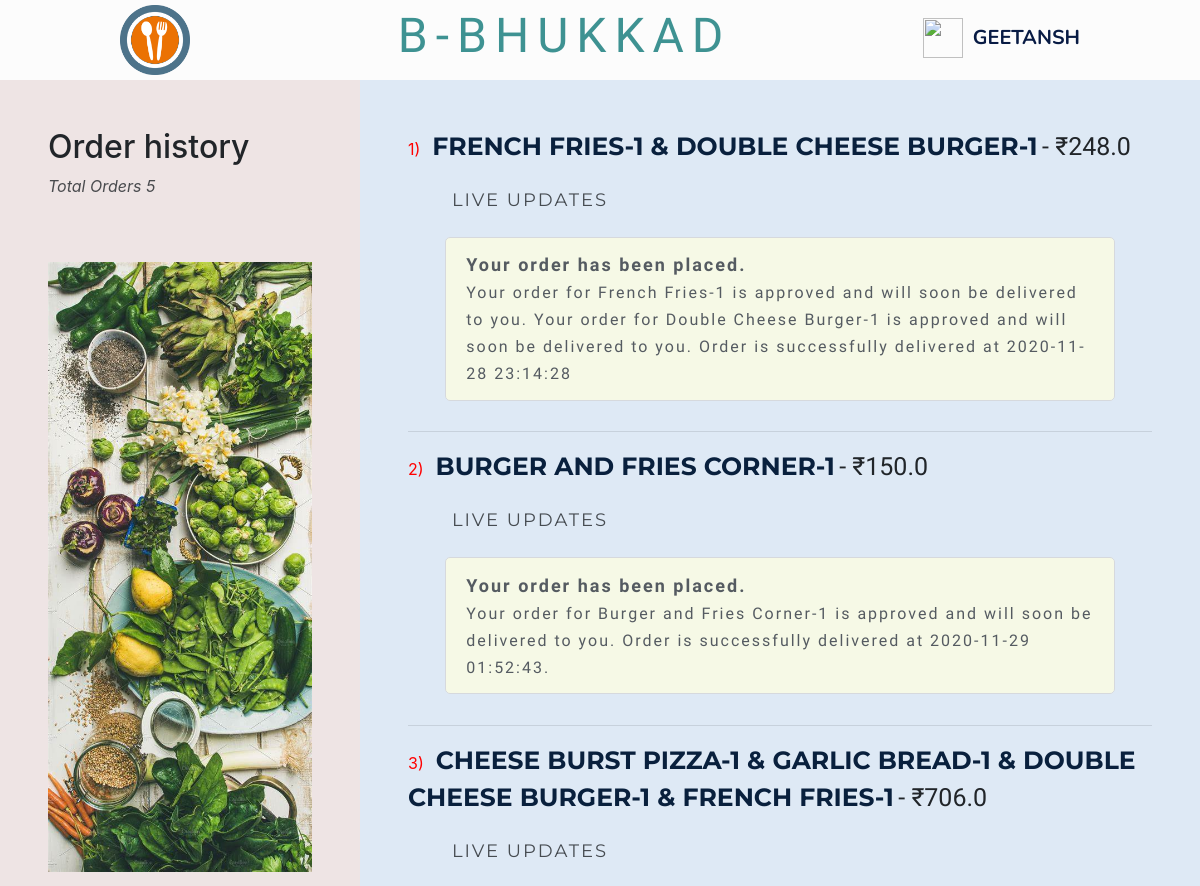
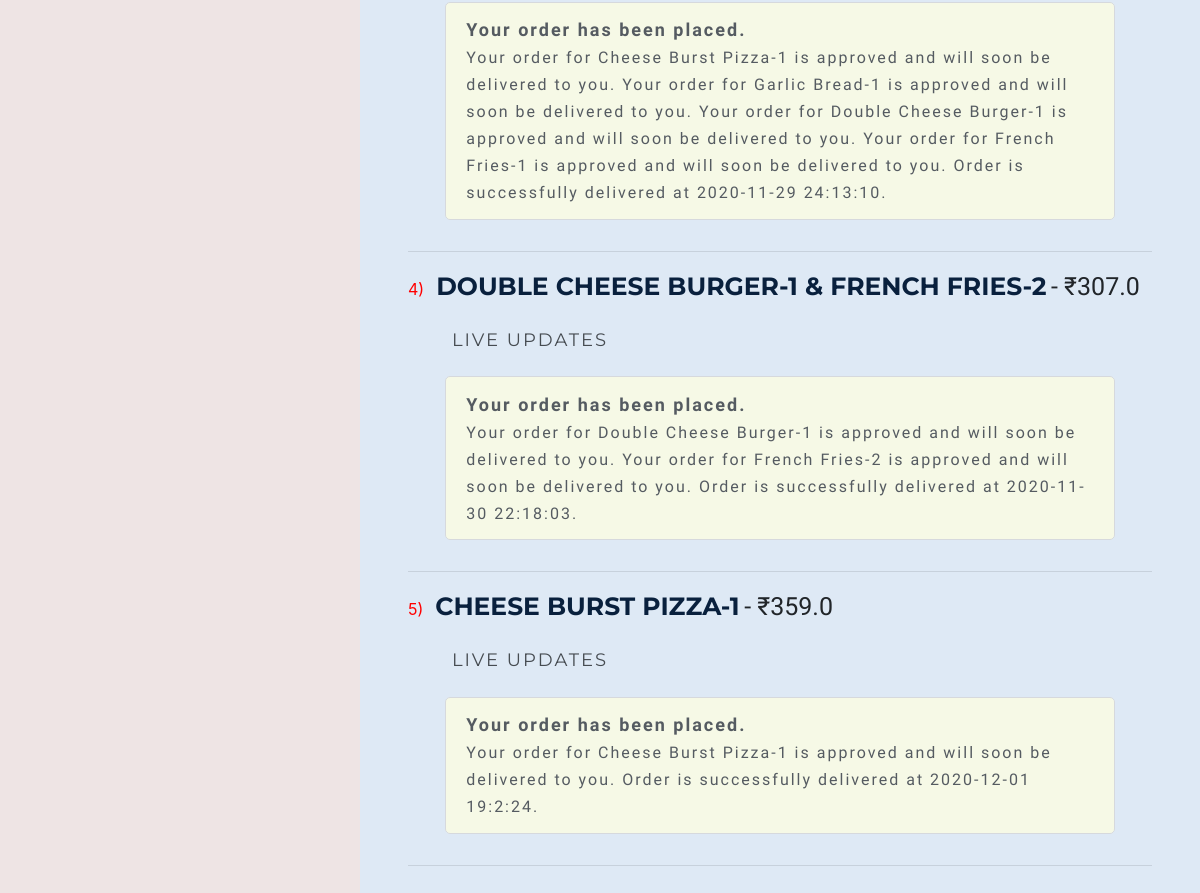
The page /history/ (signed in) on the database as committed earlier (2 pictures, top to bottom).
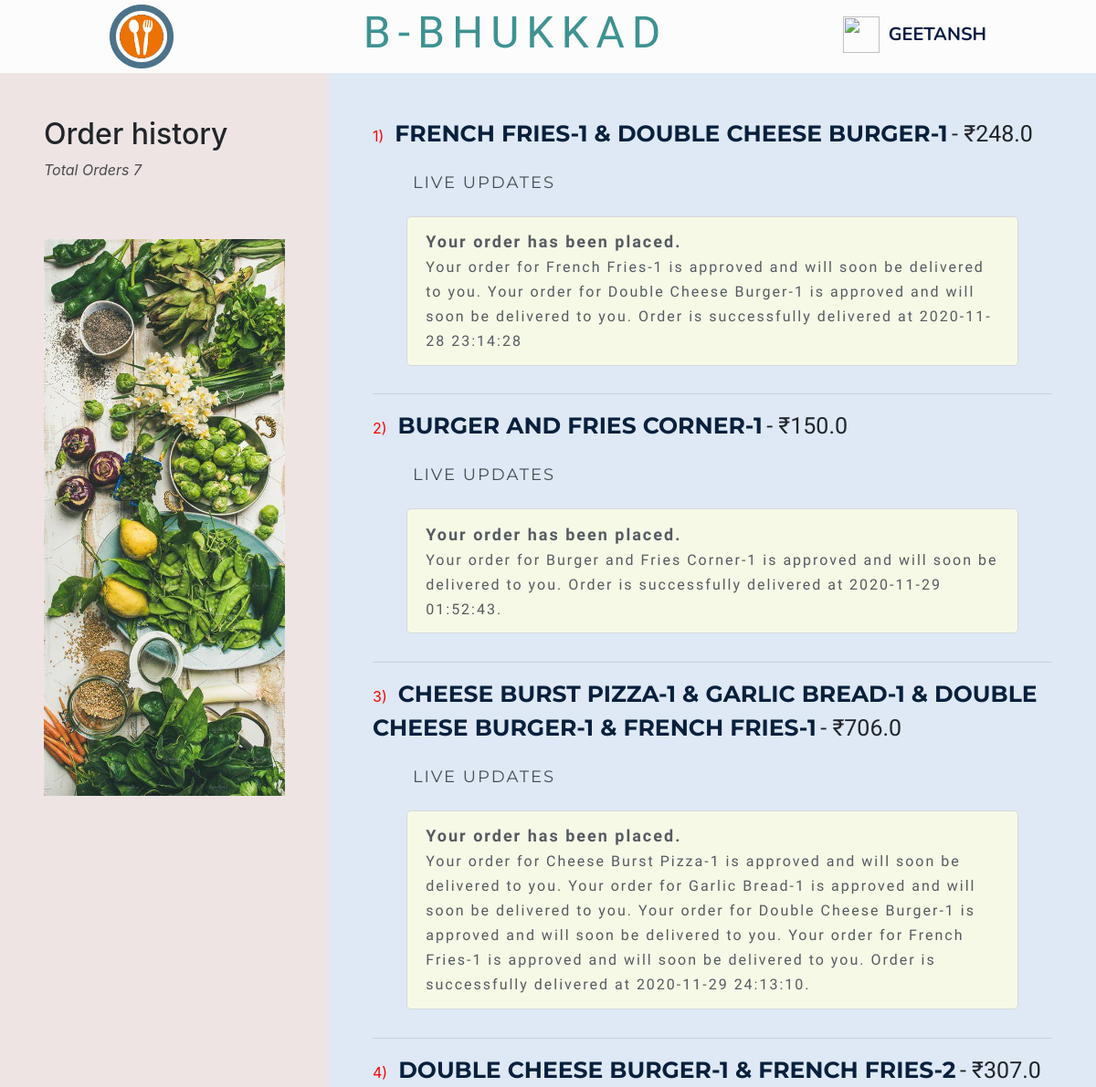
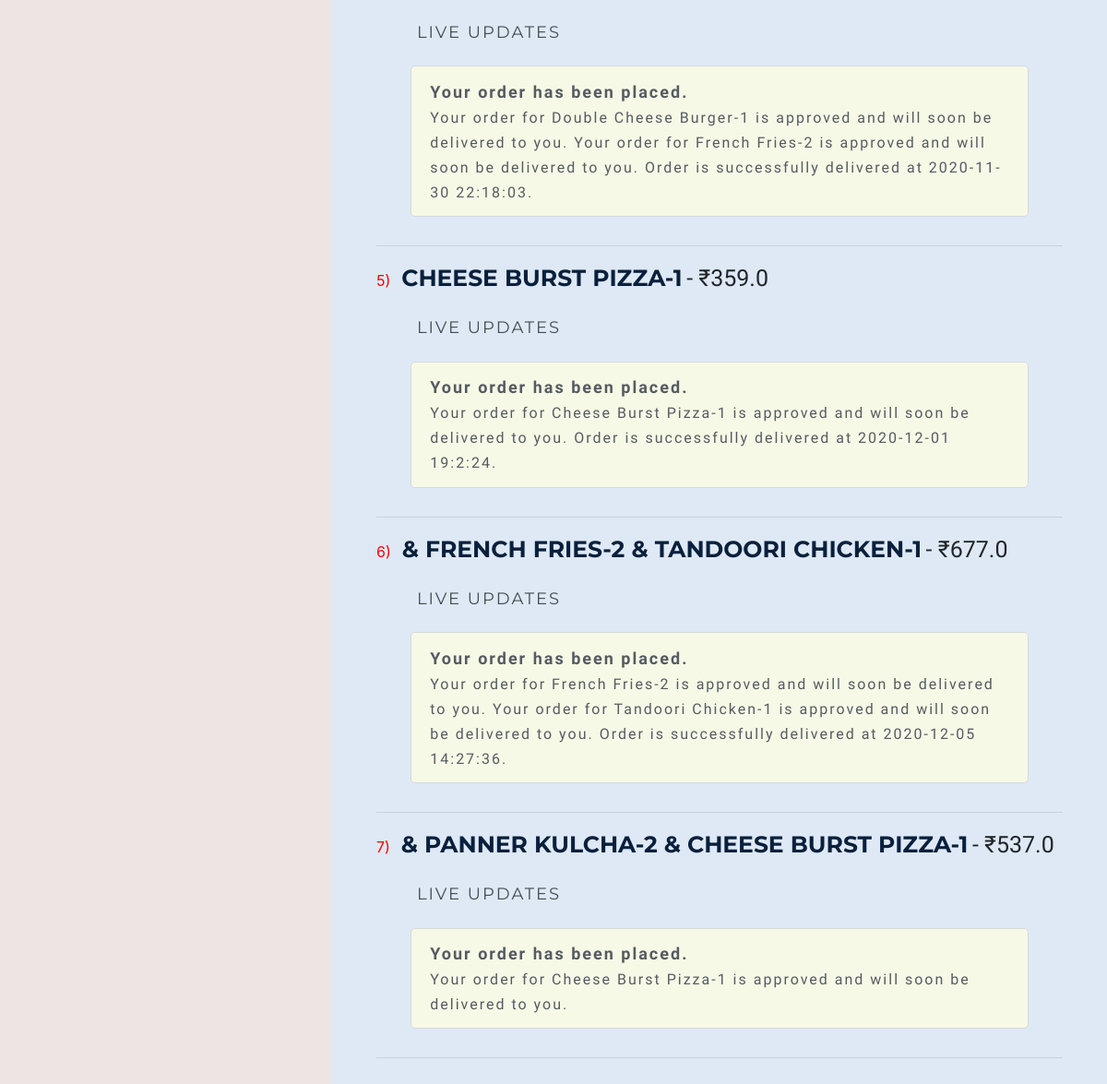
The same page on the database as committed later (2 pictures, top to bottom).
### food_items/models.py (models this page shows, shortened)
class Order(models.Model):
    customer = models.ForeignKey(Customer, on_delete=models.CASCADE, related_name='cust')
    cart = models.ForeignKey(Cart, on_delete=models.CASCADE, default="")
    deliveryaddress = models.CharField(max_length=150)
    item = models.CharField(max_length=200, null=True)
    total = models.FloatField()
    placed = models.DateTimeField(auto_now_add=True)
    deliverytime = models.CharField(max_length=100, blank=True)
    status = models.TextField(default="Your order has been placed.")
    approved = models.BooleanField(default=False)

### home/views.py (the view)
# urls.py: path('history/', views.history, name='history'),
def history(request):
    username = request.user.username
    if username == "" or username == None:
        messages.error(request, 'you need to be logged in to view your order history.')
        return redirect('home')
    else:
        user = User.objects.get(username=username)
        customer = Customer.objects.get(user=user)
        orders = Order.objects.filter(customer=customer)
        return render(request, 'history.html', {'orders':orders})

### templates/history.html (shortened to what this page needs)
{% extends 'base.html' %}
{% load static %}
{% block content %}
    <nav style="display: flex;flex-direction:row;justify-content:space-between;padding:0% 10% 0 10%;background-color:rgb(252, 252, 252)" class="navbar navbar-dark bg-dark;">
        <div>
            <a class="navbar-brand" href="/">
                <img src="{% static 'images/foodIcon.png' %}" width="70" height="70" alt="" loading="lazy">
            </a>
        </div>
        <div>
            <h1 style="font-family: 'Fredoka One', cursive;letter-spacing:8px;font-size:48px;opacity:1;color:rgb(62, 146, 146)">B-BHUKKAD</h1>
        </div>
        <div>
            <img src="{% static 'images/pizzaicon.png' %}" alt="" height="40" width="40" style="margin-bottom: 5px;">
            <span style="font-family: 'Nunito', sans-serif; font-size:20px;text-transform:uppercase;padding-left:5px;color:rgb(8, 27, 68);"><b>{{request.user.first_name}}</b></span>
        </div>
    </nav>
    <div style="display: flex;flex-direction:row;justify-content:space-between;">
        <div style="background-color: rgb(238, 228, 228);width:30%;padding:4%;display:flex;flex-direction:column;;">
            <h2>Order history</h2>
            <div style="opacity: 0.8;">
                {% if orders.count == 1 %}
                    <i><p>Total Order {{orders.count}}</p></i>
                {% else %}
                    <i><p>Total Orders {{orders.count}}</p></i>
                {% endif %}
            </div>
            <div style="opacity: 1;">
                <br><br><img src="{% static 'images/sideimage2.jpg' %}" alt="" width="100%">
            </div>
        </div>
        <div style="background-color: rgb(222, 233, 245);width:70%;padding:4%;">
            {% if orders %}
                {% for order in orders %}
                    <div>
                        <span style="font-size: 16px;margin-right:1%;color:red">{{forloop.counter}})</span>
                        <b style="font-family: 'Montserrat', sans-serif;font-size:25px;color:rgb(9, 32, 61)">{{order.item|upper}}</b> <span style="font-size: 25px;font-family: 'Cabin', sans-serif;"> - ₹{{order.total}}</span>
                        <div style="padding:2% 5%;font-size:18px;opacity:0.8;letter-spacing:2px;">
                            <p style="font-family: 'Montserrat', sans-serif;text-transform:uppercase;padding:1%;">Live Updates</>
                            <div style="padding:2% 3%;border:1px solid lightgrey;border-radius:5px;opacity:0.9;background-color:lightyellow">
                                <b><span style="font-family: 'Cabin', sans-serif;">{{order.status|slice:"0:28"}}</span></b><br>
                                <span style="font-family: 'Cabin', sans-serif;font-size:16px;">{{order.status|slice:"28:"}}</span>
                            </div>
                        </div>
                    </div>
                    <hr>
                {% endfor %}
                <div style="display: block;text-align:center">
                    <br><br><img src="{% static 'images/horiimage.jpg' %}" alt="" width="80%" style="opacity: 0.98;">
                </div>
            {% else %}
                    <h1 style="color: crimson;text-align:center">NO ORDERS🙄</h1>
                    <div style="display: block;text-align:center">
                        <br><br><img src="{% static 'images/horiimage.jpg' %}" alt="" width="80%" style="opacity: 0.98;">
                    </div>
            {% endif %}
        </div>
    </div>
{% endblock content %}

Rows that differ between the two databases and show on the page:
added Order: item "& FRENCH FRIES-2 & TANDOORI CHICKEN-1", total "677.0", status "Your order has been placed.", status "Your order for French Fries-2 is approved and will soon be delivered to you. Your order for Tandoori Chicken-1 is approved and will soon be delivered to you. Order is successfully delivered at 2020-12-05 14:27:36."
added Order: item "& PANNER KULCHA-2 & CHEESE BURST PIZZA-1", total "537.0", status "Your order has been placed.", status "Your order for Cheese Burst Pizza-1 is approved and will soon be delivered to you."
Other text that changed with them:
{{ orders.count }}: "5" → "7"
